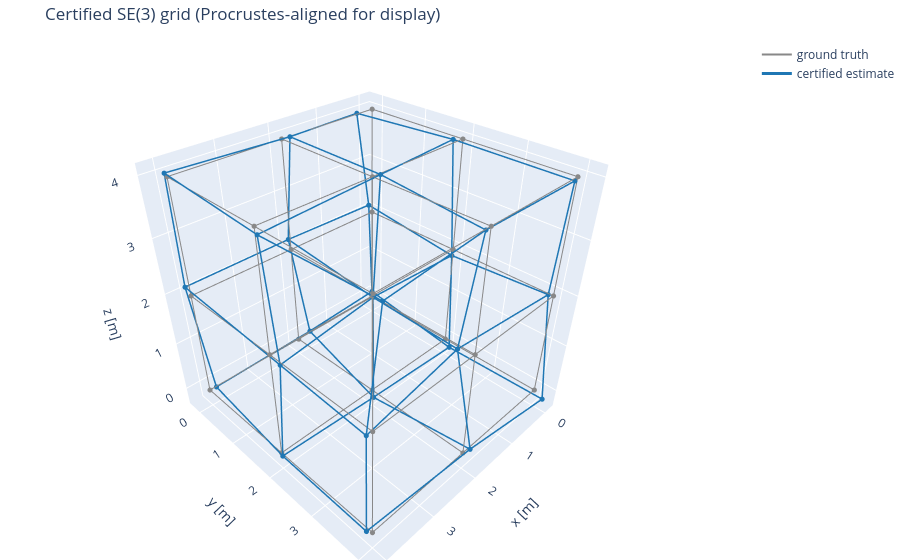

Write notebook code for a chart like this one.
### Markdown cell above
## The estimated grid

Absolute poses are only determined up to a global $SE(3)$ transform, so a Procrustes fit is applied here **purely so the two graphs can be drawn in one frame**. It plays no role in the certificate or the objective above. Every edge is drawn, so the loop closures that tie the grid together are visible.

### Code cell
def procrustes(source, target):
    """Rigid transform aligning source points to target points, for display only."""
    source_mean, target_mean = source.mean(axis=0), target.mean(axis=0)
    covariance = (target - target_mean).T @ (source - source_mean)
    left, _, right_transpose = np.linalg.svd(covariance)
    correction = np.eye(covariance.shape[0])
    correction[-1, -1] = np.linalg.det(left @ right_transpose)
    rotation = left @ correction @ right_transpose
    return rotation, target_mean - rotation @ source_mean

truth_points = np.array([truth[i].translation() for i in range(len(truth))])
estimate_points = np.array([estimate.atPoint3(T(i)) for i in range(len(truth))])
alignment, offset = procrustes(estimate_points, truth_points)
aligned = estimate_points @ alignment.T + offset

def segments(points, pairs):
    """Flatten graph edges into one polyline trace separated by None gaps."""
    return [
        np.array([coordinate
                  for i, j in pairs
                  for coordinate in (points[i][axis], points[j][axis], None)],
                 dtype=object)
        for axis in range(points.shape[1])
    ]

figure = go.Figure()
for points, pairs, name, colour, width in (
    (truth_points, edges, "ground truth", "#888888", 2),
    (aligned, edges, "certified estimate", "#1f77b4", 3),
):
    xs, ys, zs = segments(points, pairs)
    figure.add_trace(go.Scatter3d(x=xs, y=ys, z=zs, mode="lines", name=name,
                        line=dict(color=colour, width=width)))
    figure.add_trace(go.Scatter3d(x=points[:, 0], y=points[:, 1], z=points[:, 2], mode="markers", showlegend=False,
                        marker=dict(size=3, color=colour)))
figure.update_layout(
    title="Certified SE(3) grid (Procrustes-aligned for display)",
    scene=dict(xaxis_title="x [m]", yaxis_title="y [m]", zaxis_title="z [m]",
               aspectmode="data"),
    height=560, margin=dict(l=0, r=0, t=40, b=0))
figure.show()

print(f"RMS position error after alignment: "
      f"{np.sqrt(((aligned - truth_points) ** 2).sum(axis=1).mean()):.4f} m")

### Figure 1 — Plotly figure (JSON) as saved in the notebook; plotly's stock layout.template omitted (floating-point values rounded to 4 significant figures; data arrays with more than 128 entries replaced by an {"elided": "..."} marker saying what was removed)
{"data": [{"line": {"color": "#888888", "width": 2}, "mode": "lines", "name": "ground truth", "type": "scatter3d", "x": {"elided": "162 float values"}, "y": {"elided": "162 float values"}, "z": {"elided": "162 float values"}}, {"marker": {"color": "#888888", "size": 3}, "mode": "markers", "showlegend": false, "type": "scatter3d", "x": [0.0, 2.0, 4.0, 4.0, 2.0, 0.0, 0.0, 2.0, 4.0, 4.0, 2.0, 0.0, 0.0, 2.0, 4.0, 4.0, 2.0, 0.0, 0.0, 2.0, 4.0, 4.0, 2.0, 0.0, 0.0, 2.0, 4.0], "y": [0.0, 0.0, 0.0, 2.0, 2.0, 2.0, 4.0, 4.0, 4.0, 4.0, 4.0, 4.0, 2.0, 2.0, 2.0, 0.0, 0.0, 0.0, 0.0, 0.0, 0.0, 2.0, 2.0, 2.0, 4.0, 4.0, 4.0], "z": [0.0, 0.0, 0.0, 0.0, 0.0, 0.0, 0.0, 0.0, 0.0, 2.0, 2.0, 2.0, 2.0, 2.0, 2.0, 2.0, 2.0, 2.0, 4.0, 4.0, 4.0, 4.0, 4.0, 4.0, 4.0, 4.0, 4.0]}, {"line": {"color": "#1f77b4", "width": 3}, "mode": "lines", "name": "certified estimate", "type": "scatter3d", "x": {"elided": "162 float values"}, "y": {"elided": "162 float values"}, "z": {"elided": "162 float values"}}, {"marker": {"color": "#1f77b4", "size": 3}, "mode": "markers", "showlegend": false, "type": "scatter3d", "x": [-0.03585, 1.796, 3.779, 4.055, 2.109, 0.01538, -0.1273, 1.981, 4.131, 4.094, 2.082, -0.02913, -0.007188, 1.928, 3.992, 4.043, 1.95, -0.0173, 0.1891, 1.893, 4.013, 4.046, 1.876, 0.1198, 0.02292, 2.098, 4.003], "y": [-0.03349, 0.1053, -0.1826, 2.107, 2.143, 2.117, 4.118, 4.108, 4.016, 3.986, 3.756, 3.895, 1.975, 1.946, 2.212, -0.0536, -0.1226, -0.107, -0.1906, 0.07652, -0.03614, 2.112, 2.035, 1.903, 3.98, 3.996, 4.139], "z": [0.1067, 0.1392, -0.1953, 0.0598, -0.004066, -0.1268, -0.2266, 0.1548, 0.1785, 1.991, 2.005, 1.958, 1.865, 1.912, 1.937, 2.16, 2.132, 2.104, 3.926, 4.028, 4.046, 3.946, 4.004, 3.999, 3.939, 3.985, 3.979]}], "layout": {"height": 560, "margin": {"b": 0, "l": 0, "r": 0, "t": 40}, "scene": {"aspectmode": "data", "xaxis": {"title": {"text": "x [m]"}}, "yaxis": {"title": {"text": "y [m]"}}, "zaxis": {"title": {"text": "z [m]"}}}, "title": {"text": "Certified SE(3) grid (Procrustes-aligned for display)"}}}
